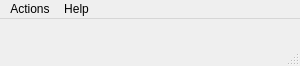
<?xml version="1.0" encoding="UTF-8"?>
<ui version="4.0">
 <class>MainWindow</class>
 <widget class="QMainWindow" name="MainWindow">
  <property name="geometry">
   <rect>
    <x>0</x>
    <y>0</y>
    <width>300</width>
    <height>66</height>
   </rect>
  </property>
  <property name="sizePolicy">
   <sizepolicy hsizetype="Fixed" vsizetype="Fixed">
    <horstretch>0</horstretch>
    <verstretch>0</verstretch>
   </sizepolicy>
  </property>
  <property name="maximumSize">
   <size>
    <width>300</width>
    <height>66</height>
   </size>
  </property>
  <property name="windowTitle">
   <string>AmbiColor</string>
  </property>
  <property name="toolButtonStyle">
   <enum>Qt::ToolButtonFollowStyle</enum>
  </property>
  <widget class="QWidget" name="centralwidget">
   <property name="sizePolicy">
    <sizepolicy hsizetype="Fixed" vsizetype="Fixed">
     <horstretch>0</horstretch>
     <verstretch>0</verstretch>
    </sizepolicy>
   </property>
   <property name="autoFillBackground">
    <bool>false</bool>
   </property>
  </widget>
  <widget class="QMenuBar" name="menubar">
   <property name="geometry">
    <rect>
     <x>0</x>
     <y>0</y>
     <width>300</width>
     <height>27</height>
    </rect>
   </property>
   <widget class="QMenu" name="menuMain">
    <property name="title">
     <string>Actions</string>
    </property>
    <addaction name="actionStartStopBroadcast"/>
    <addaction name="actionExit"/>
    <addaction name="separator"/>
    <addaction name="actionSettings"/>
    <addaction name="actionPreview"/>
   </widget>
   <widget class="QMenu" name="menuHelp">
    <property name="title">
     <string>Help</string>
    </property>
    <addaction name="actionStatistics"/>
   </widget>
   <addaction name="menuMain"/>
   <addaction name="menuHelp"/>
  </widget>
  <widget class="QStatusBar" name="statusbar"/>
  <action name="actionStartStopBroadcast">
   <property name="text">
    <string>Start Cast</string>
   </property>
   <property name="toolTip">
    <string>Start/Stop Broadcast to leds</string>
   </property>
   <property name="shortcut">
    <string>Space</string>
   </property>
  </action>
  <action name="actionExit">
   <property name="text">
    <string>Exit</string>
   </property>
  </action>
  <action name="actionSettings">
   <property name="text">
    <string>Settings</string>
   </property>
  </action>
  <action name="actionStatistics">
   <property name="text">
    <string>Statistics</string>
   </property>
  </action>
  <action name="actionPreview">
   <property name="text">
    <string>Start Preview</string>
   </property>
  </action>
 </widget>
 <resources/>
 <connections/>
</ui>
